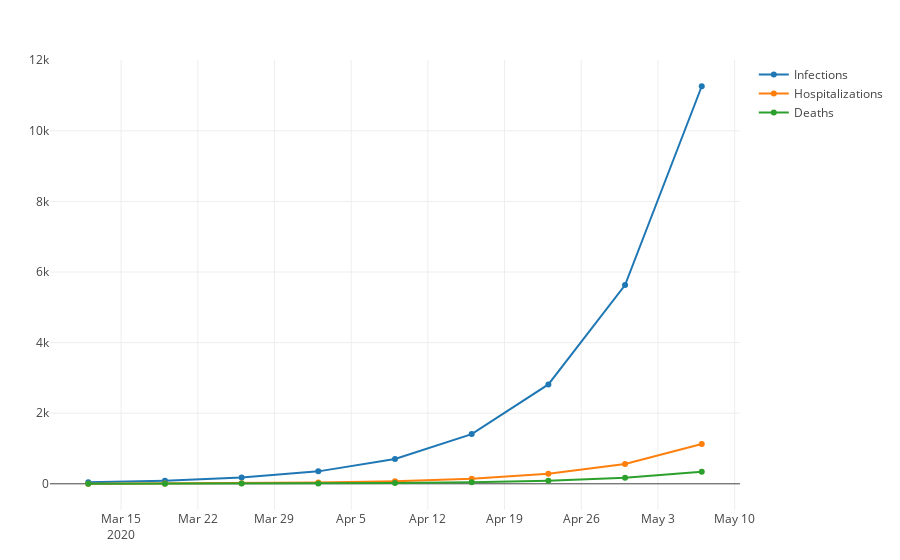

Notebook source saved alongside this figure:
### Markdown cell above
## Colorado
According to [CDPHE](https://docs.google.com/document/d/e/2PACX-1vRSxDeeJEaDxir0cCd9Sfji8ZPKzNaCPZnvRCbG63Oa1ztz4B4r7xG_wsoC9ucd_ei3--Pz7UD50yQD/pub) there are currently 44 positive cases in Colorado

### Code cell
co = plot_covid(Day(60), 44)

### Figure 1 — Plotly figure (JSON) as saved in the notebook; plotly's stock layout.template omitted (floating-point values rounded to 4 significant figures)
{"data": [{"name": "Infections", "type": "scatter", "x": ["2020-03-12", "2020-03-19", "2020-03-26", "2020-04-02", "2020-04-09", "2020-04-16", "2020-04-23", "2020-04-30", "2020-05-07"], "y": [44, 88, 176, 352, 704, 1408, 2816, 5632, 11264]}, {"name": "Hospitalizations", "type": "scatter", "x": ["2020-03-12", "2020-03-19", "2020-03-26", "2020-04-02", "2020-04-09", "2020-04-16", "2020-04-23", "2020-04-30", "2020-05-07"], "y": [4.4, 8.8, 17.6, 35.2, 70.4, 140.8, 281.6, 563.2, 1126.0]}, {"name": "Deaths", "type": "scatter", "x": ["2020-03-12", "2020-03-19", "2020-03-26", "2020-04-02", "2020-04-09", "2020-04-16", "2020-04-23", "2020-04-30", "2020-05-07"], "y": [1.32, 2.64, 5.28, 10.56, 21.12, 42.24, 84.48, 169.0, 337.9]}], "layout": {"margin": {"b": 50, "l": 50, "r": 50, "t": 60}}}
